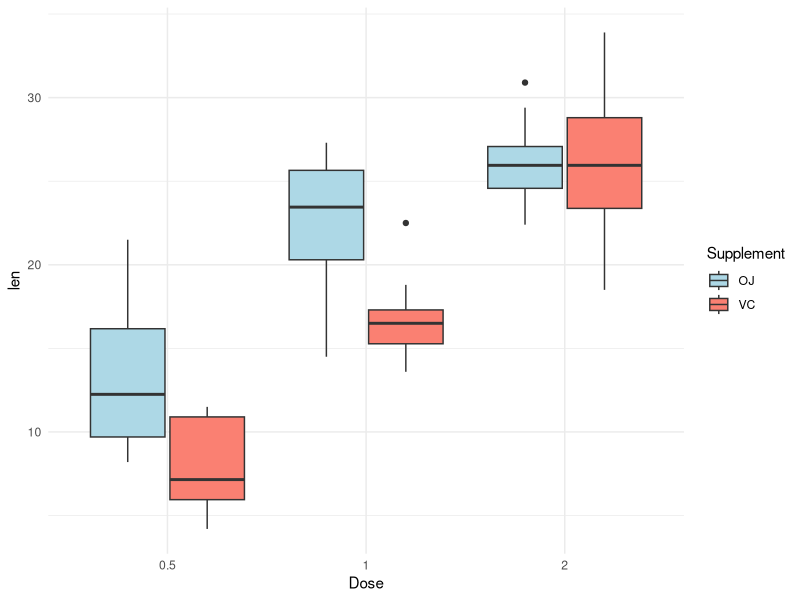
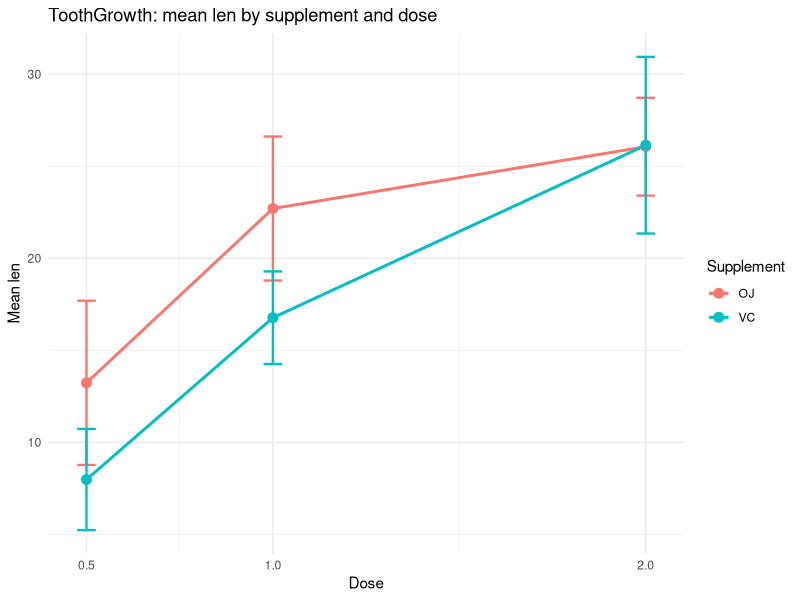
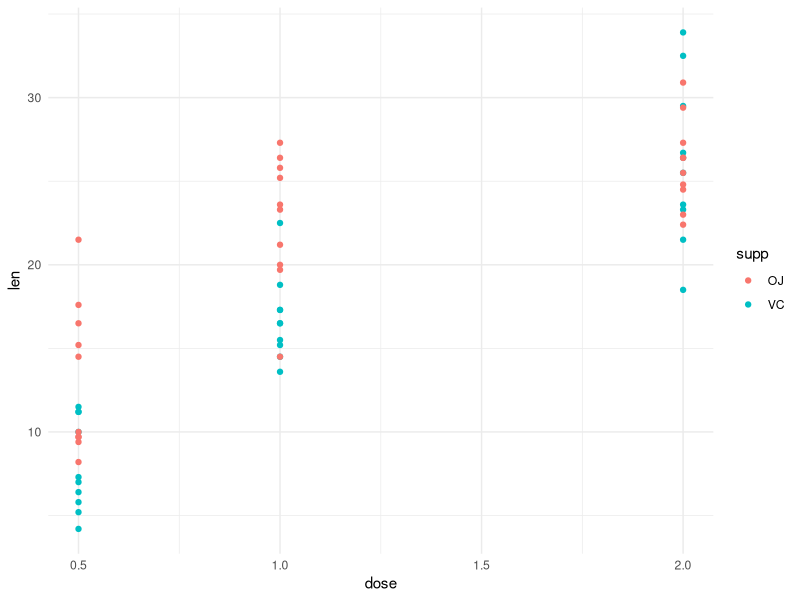
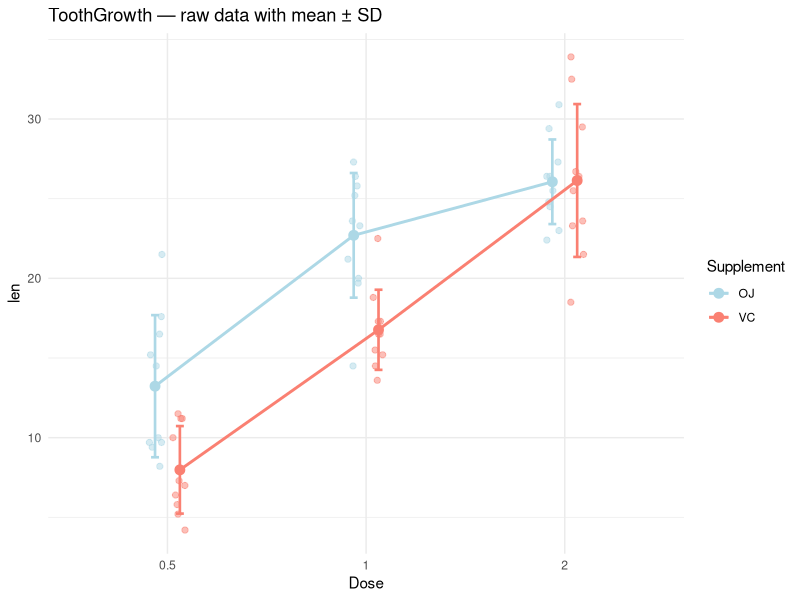

The R script that drew these images, in order:
library(dplyr)
library(ggplot2)

data(ToothGrowth)
head(ToothGrowth)

ggplot(ToothGrowth, aes(x = factor(dose), y = len, fill = supp)) +
        geom_boxplot(position = position_dodge(width = 0.8)) +
        scale_fill_manual(values = c("lightblue", "salmon")) +
        labs(x = "Dose", y = "len", fill = "Supplement") +
        theme_minimal()


summ <- ToothGrowth %>%
                group_by(supp, dose) %>%
                summarise(mean_len = mean(len), sd_len = sd(len), n = n(),
                                                        se = sd_len / sqrt(n), .groups = "drop")



ggplot(summ, aes(x = dose, y = mean_len, color = supp, group = supp)) +
                geom_line(size = 1) +
                geom_point(size = 3) +
                geom_errorbar(aes(ymin = mean_len - sd_len, ymax = mean_len + sd_len),
                              width = 0.05, size = 0.8) +
                scale_x_continuous(breaks = unique(summ$dose)) +
                labs(x = "Dose", y = "Mean len", title = "ToothGrowth: mean len by supplement and dose",
                                 color = "Supplement") +
                theme_minimal()


ToothGrowth %>%
        ggplot( aes(x=dose, y=len, color=supp)) +
        geom_point() +
        theme_minimal() +
        xlab("dose") +
        ylab("len")

ggplot() +
  # raw observations (jitter so points don't overlap)
  geom_jitter(data = ToothGrowth,
              aes(x = factor(dose), y = len, color = supp),
              position = position_jitterdodge(jitter.width = 0.15, dodge.width = 0.25),
              alpha = 0.5, size = 1.8) +
  # SD error bars for the means
  geom_errorbar(data = summ,
                aes(x = factor(dose), ymin = mean_len - sd_len, ymax = mean_len + sd_len, color = supp),
                position = position_dodge(width = 0.25), width = 0.08, size = 0.9) +
  # lines connecting means
  geom_line(data = summ, aes(x = factor(dose), y = mean_len, group = supp, color = supp),
            position = position_dodge(width = 0.25), size = 1) +
  # mean points
  geom_point(data = summ, aes(x = factor(dose), y = mean_len, color = supp),
             position = position_dodge(width = 0.25), size = 3) +
  scale_color_manual(values = c("lightblue", "salmon")) +
  labs(x = "Dose", y = "len", color = "Supplement",
       title = "ToothGrowth — raw data with mean ± SD") +
  theme_minimal()
